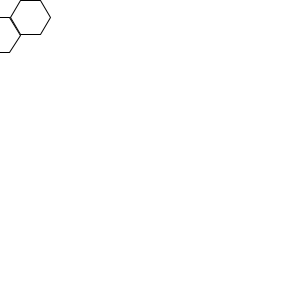
Frame 1 (no input)
Frame 60 (the mouse pressed at the canvas centre just before this capture): identical to frame 1, image omitted
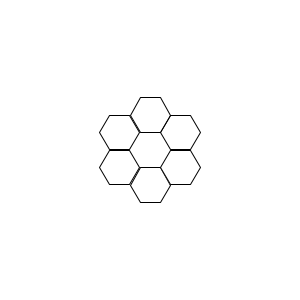
Frame 120 (the mouse held since frame 60 and released just before this capture)

The Processing sketch that drew these frames (run headless with seeded random() and noise(); from frame 60 on, the mouse is pressed at the canvas centre):

// Processing sketch: processing_37954
// ── processing_37954.pde

//formo.co stanley

float[] sinvals = new float [6];
float[] cosvals = new float [6];

void setup () {
  size (300, 300);
  smooth();

  for (int i=0; i< sinvals.length;i+=1) {
    sinvals[i] = sin (radians(i*60));
    cosvals[i]= cos (radians (i*60));
  }
}



void draw() {

  background (255);


  for (int i=0; i<sinvals.length; i++) {

    {
      drawPolygon(6, sinvals[i]*35+mouseX, cosvals[i]*35+mouseY, 20);
    }
  }
}


//FUNCTION
void drawPolygon(int n, float cx, float cy, float r)
{
  float angle = 360.0 / n;

  beginShape();
  for (int i = 0; i < n; i++)
  {
    vertex(cx + r * cos(radians(angle * i)), 
    cy + r * sin(radians(angle * i)));
  }
  endShape(CLOSE);
}
